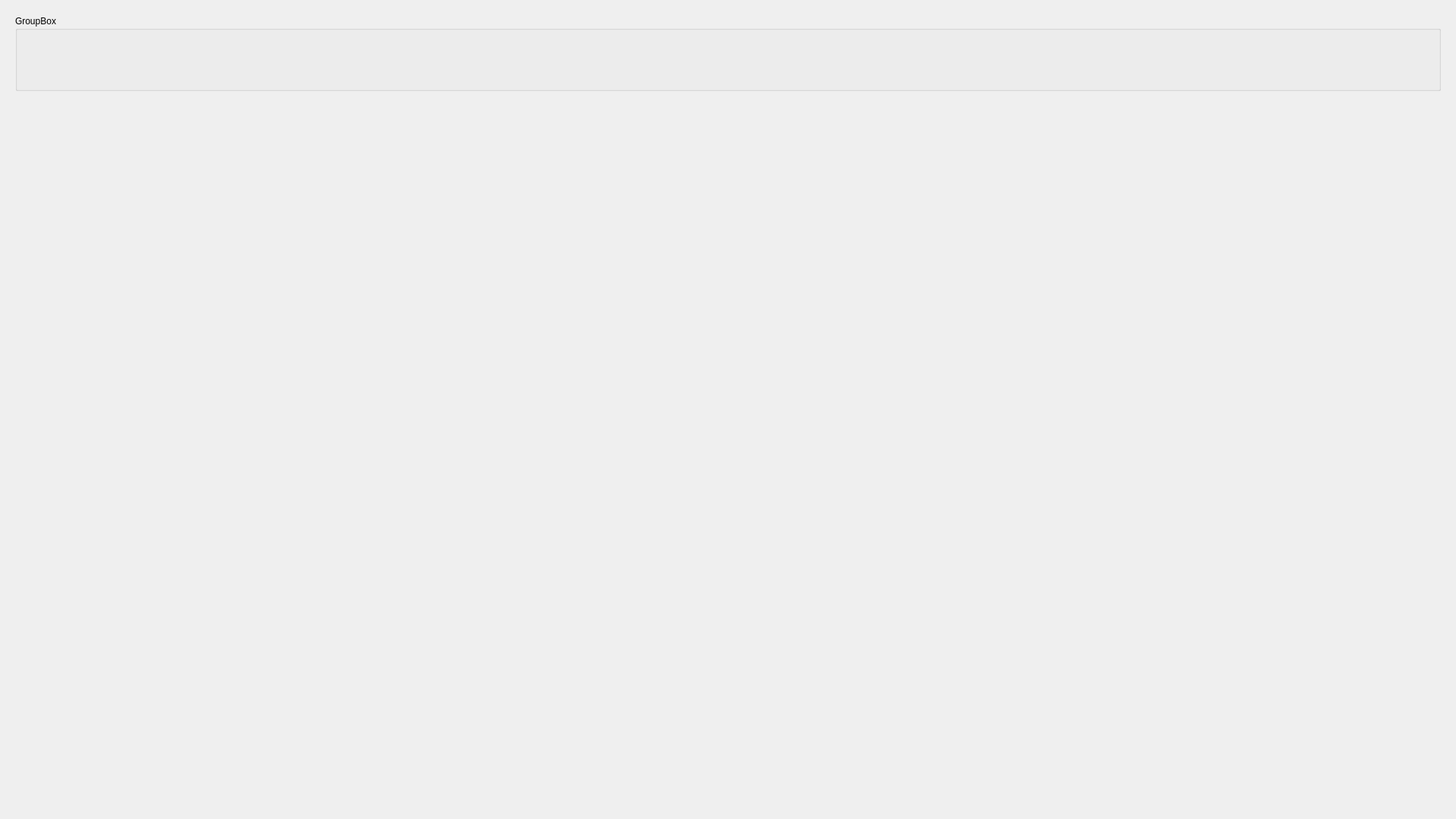
<?xml version="1.0" encoding="UTF-8"?>
<ui version="4.0">
 <class>Dialog</class>
 <widget class="QDialog" name="Dialog">
  <property name="geometry">
   <rect>
    <x>0</x>
    <y>0</y>
    <width>1920</width>
    <height>1080</height>
   </rect>
  </property>
  <property name="windowTitle">
   <string>Dialog</string>
  </property>
  <widget class="QGroupBox" name="groupBox">
   <property name="geometry">
    <rect>
     <x>20</x>
     <y>20</y>
     <width>1880</width>
     <height>100</height>
    </rect>
   </property>
   <property name="title">
    <string>GroupBox</string>
   </property>
  </widget>
 </widget>
 <resources/>
 <connections/>
</ui>
